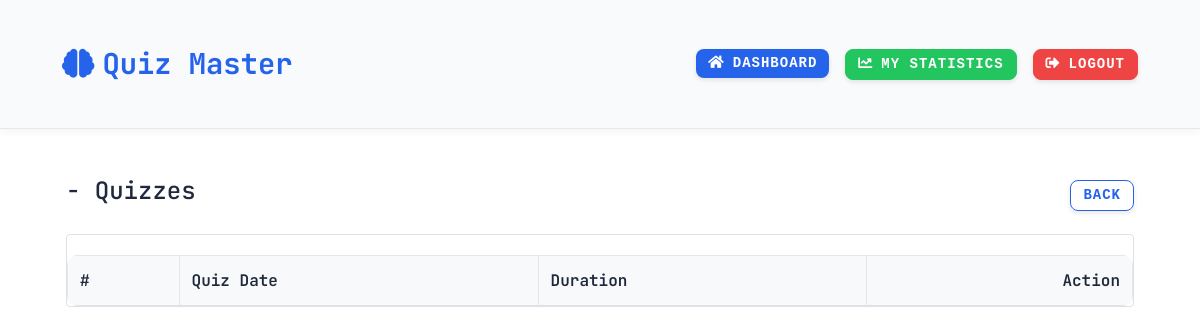
Before: /view_quizzes/10 (signed in) with the older database file.
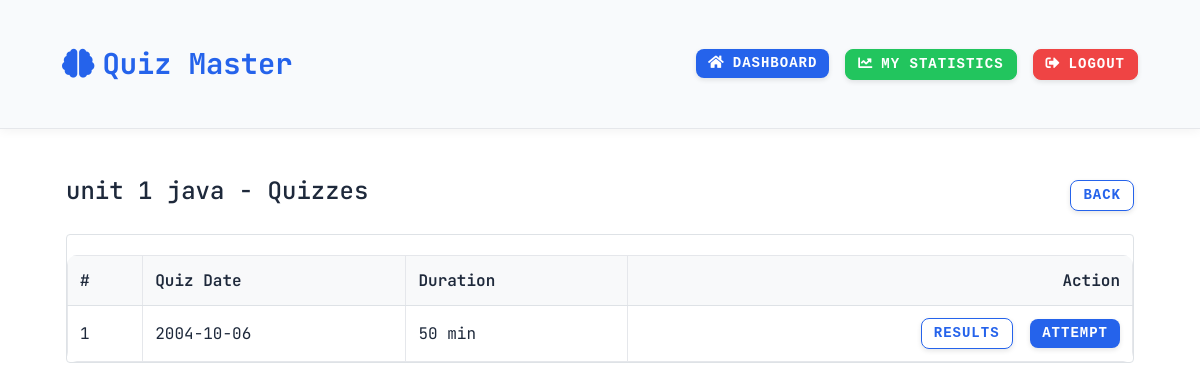
After: the same page with the newer database file.
### models.py (models this page shows)
class Chapter(db.Model):
    id = db.Column(db.Integer, primary_key=True)
    subject_id = db.Column(db.Integer, db.ForeignKey('subject.id'))
    name = db.Column(db.String(200), nullable=False)

class Quiz(db.Model):
    id = db.Column(db.Integer, primary_key=True)
    chapter_id = db.Column(db.Integer, db.ForeignKey('chapter.id'))
    date_of_quiz = db.Column(db.String(20))
    time_duration = db.Column(db.String(10))
    chapter = db.relationship('Chapter', backref='quizzes')

### app.py (the view)
@app.route('/view_quizzes/<int:chapter_id>')
def view_quizzes(chapter_id):
    if 'user_id' not in session:
        return redirect('/login')
    chapter = Chapter.query.get(chapter_id)
    quizzes = Quiz.query.filter_by(chapter_id=chapter_id).all()
    return render_template('view_quizzes.html', chapter=chapter, quizzes=quizzes)

### templates/view_quizzes.html (shortened to what this page needs)
{% extends 'base.html' %}
{% block content %}
<div class="container-fluid px-3">
    <div class="header-section">
        <h4>{{ chapter.name }} - Quizzes</h4>
        <a href="/view_chapters/{{ chapter.subject_id }}" class="btn btn-outline-primary">Back</a>
    </div>
    <div class="quiz-table">
        <table class="table table-borderless">
            <thead>
                <tr>
                    <th>#</th>
                    <th>Quiz Date</th>
                    <th>Duration</th>
                    <th class="text-end">Action</th>
                </tr>
            </thead>
            <tbody>
                {% for quiz in quizzes %}
                <tr>
                    <td>{{ loop.index }}</td>
                    <td>{{ quiz.date_of_quiz }}</td>
                    <td>{{ quiz.time_duration }} min</td>
                    <td class="text-end">
                        <a href="/view_results/{{ quiz.id }}" class="btn btn-outline-primary">Results</a>
                        <a href="/attempt_quiz/{{ quiz.id }}" class="btn btn-primary">Attempt</a>
                    </td>
                </tr>
                {% endfor %}
            </tbody>
        </table>
    </div>
</div>
{% endblock %}

Changed rows visible on the page:
added Chapter: name "unit 1 java"
added Quiz: date_of_quiz "2004-10-06", time_duration "50"
